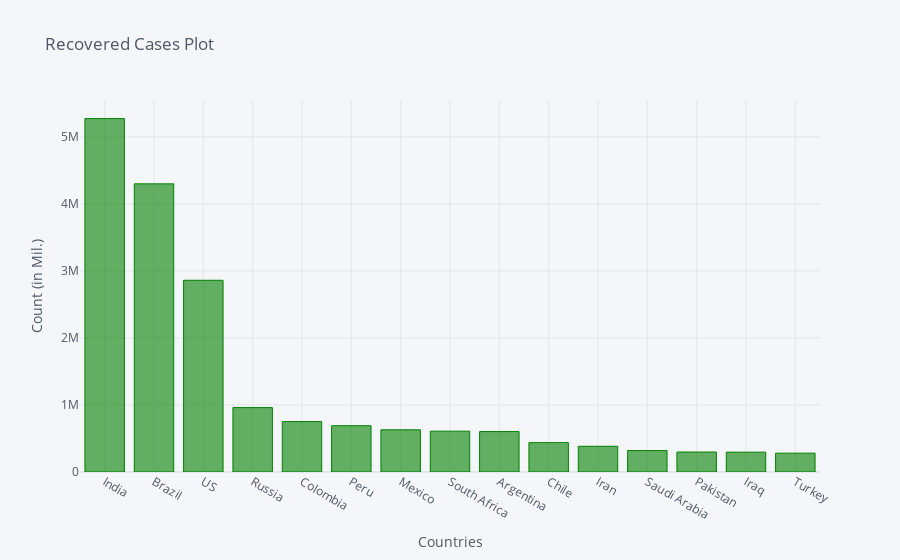

The code cell stored with this chart in its notebook:
### Code cell
recovered_df2_plot.iplot(kind='bar', x='Country/Region', y='10/1/20',color='green',
                         title='Recovered Cases Plot',xTitle='Countries',yTitle='Count (in Mil.)')

### Figure 1 — Plotly figure (JSON) as saved in the notebook; plotly's stock layout.template omitted (floating-point values rounded to 4 significant figures)
{"data": [{"marker": {"color": "rgba(0, 128, 0, 0.6)", "line": {"color": "rgba(0, 128, 0, 1.0)", "width": 1}}, "name": "10/1/20", "orientation": "v", "text": "", "type": "bar", "x": ["India", "Brazil", "US", "Russia", "Colombia", "Peru", "Mexico", "South Africa", "Argentina", "Chile", "Iran", "Saudi Arabia", "Pakistan", "Iraq", "Turkey"], "y": [5273201, 4299659, 2860650, 960729, 751691, 690528, 629630, 609584, 603140, 438148, 383368, 319746, 298055, 295882, 281151]}], "layout": {"legend": {"bgcolor": "#F5F6F9", "font": {"color": "#4D5663"}}, "paper_bgcolor": "#F5F6F9", "plot_bgcolor": "#F5F6F9", "title": {"font": {"color": "#4D5663"}, "text": "Recovered Cases Plot"}, "xaxis": {"gridcolor": "#E1E5ED", "showgrid": true, "tickfont": {"color": "#4D5663"}, "title": {"font": {"color": "#4D5663"}, "text": "Countries"}, "zerolinecolor": "#E1E5ED"}, "yaxis": {"gridcolor": "#E1E5ED", "showgrid": true, "tickfont": {"color": "#4D5663"}, "title": {"font": {"color": "#4D5663"}, "text": "Count (in Mil.)"}, "zerolinecolor": "#E1E5ED"}}}
